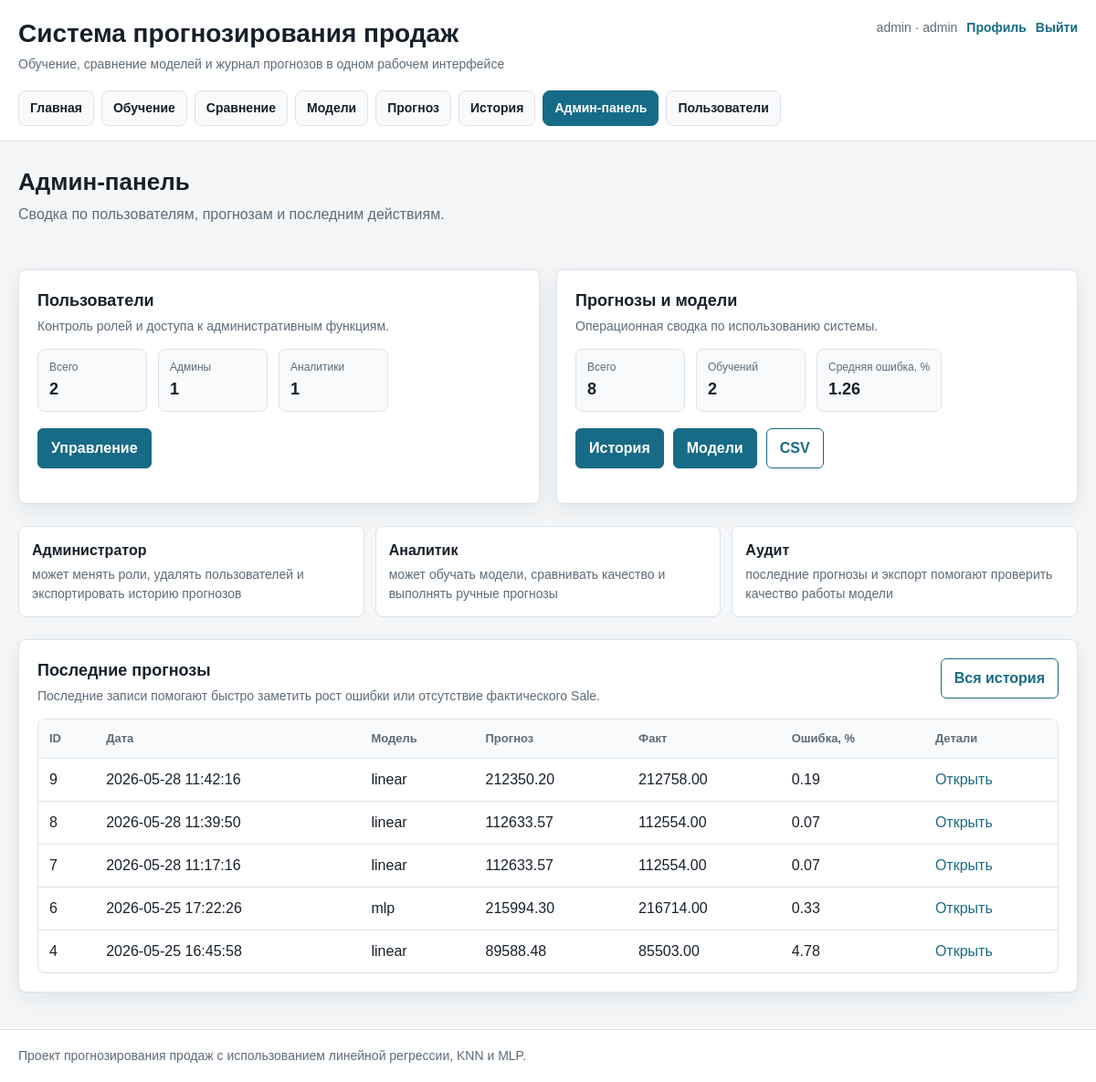
Page /admin (signed in) on the earlier database version.
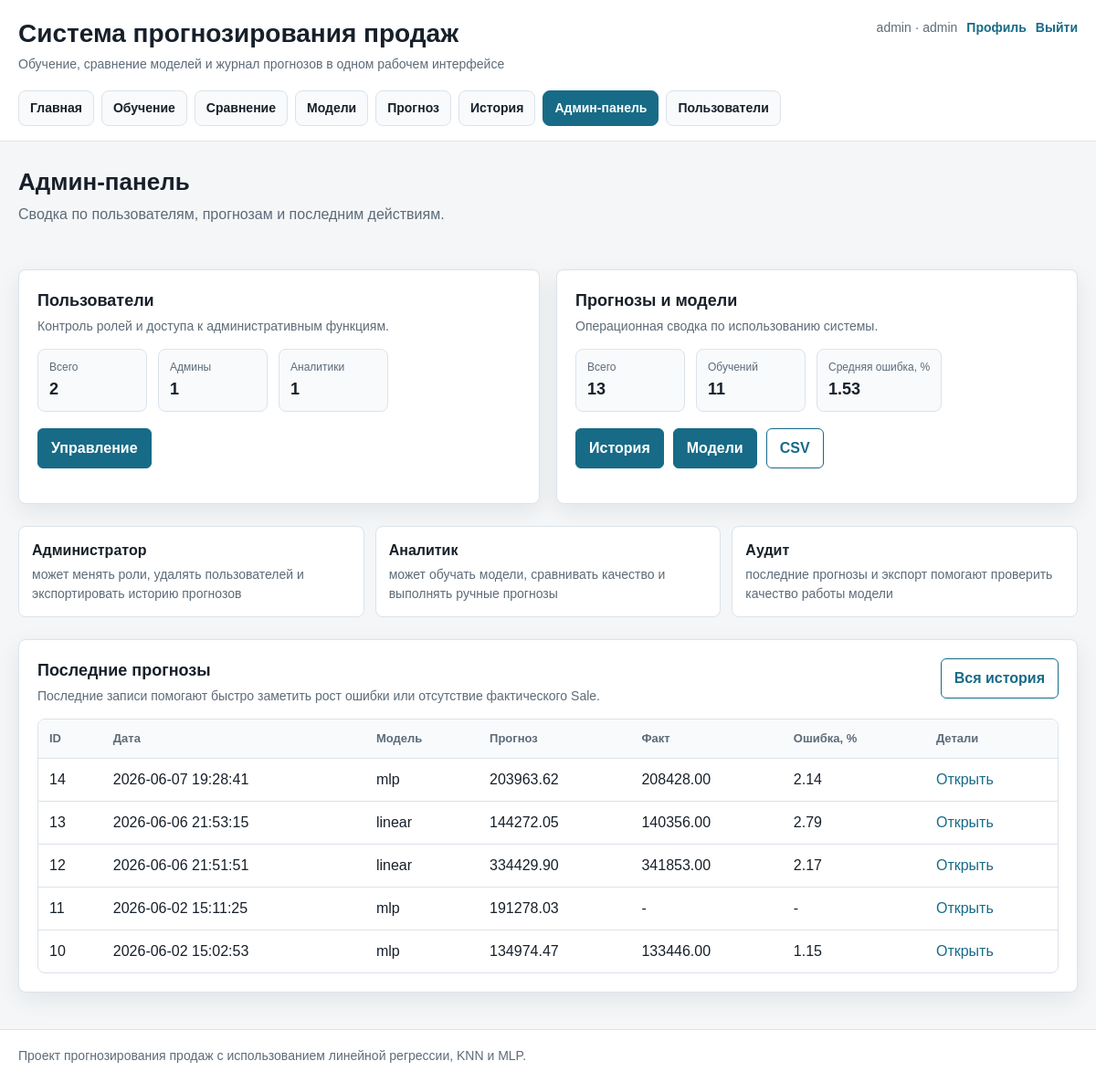
Same page on the later database version.
### tables this page shows
CREATE TABLE prediction_history (
            id INTEGER PRIMARY KEY AUTOINCREMENT,
            model_name TEXT NOT NULL,
            instrspending REAL NOT NULL,
            discount_value REAL NOT NULL,
            tvspending REAL NOT NULL,
            stockrate REAL NOT NULL,
            price REAL NOT NULL,
            radio REAL NOT NULL,
            onlineadsspending REAL NOT NULL,
            prediction REAL NOT NULL,
            actual_sale REAL,
            absolute_diff REAL,
            percent_diff REAL,
            created_at TEXT NOT NULL
        );

### app/auth.py (the view)
@auth_bp.route("/admin")
@login_required
@role_required("admin")
def admin_dashboard():
    stats = get_admin_dashboard_stats(current_app.config["DATABASE_PATH"])
    return render_template("admin.html", stats=stats)

### app/database/db.py (called while the page is built)
def get_connection(db_path: str):
    conn = sqlite3.connect(db_path)
    conn.row_factory = sqlite3.Row
    return conn

### app/templates/admin.html (shortened to what this page needs)
{% extends "base.html" %}
{% block content %}
<section class="dashboard-section">
    <div class="page-header">
        <div>
            <h2>Админ-панель</h2>
            <p>Сводка по пользователям, прогнозам и последним действиям.</p>
        </div>
    </div>
    <div class="dashboard-grid">
        <div class="dashboard-card">
            <div class="panel-heading">
                <div>
                    <h3>Пользователи</h3>
                    <p>Контроль ролей и доступа к административным функциям.</p>
                </div>
            </div>
            <div class="metric-row">
                <div class="metric-pill"><span>Всего</span><strong>{{ stats.total_users }}</strong></div>
                <div class="metric-pill"><span>Админы</span><strong>{{ stats.total_admins }}</strong></div>
                <div class="metric-pill"><span>Аналитики</span><strong>{{ stats.total_analysts }}</strong></div>
            </div>
            <div class="actions-row">
                <a class="button" href="{{ url_for('auth.users') }}">Управление</a>
            </div>
        </div>
        <div class="dashboard-card">
            <div class="panel-heading">
                <div>
                    <h3>Прогнозы и модели</h3>
                    <p>Операционная сводка по использованию системы.</p>
                </div>
            </div>
            <div class="metric-row">
                <div class="metric-pill"><span>Всего</span><strong>{{ stats.total_predictions }}</strong></div>
                <div class="metric-pill"><span>Обучений</span><strong>{{ stats.total_training_runs }}</strong></div>
                <div class="metric-pill">
                    <span>Средняя ошибка, %</span>
                    <strong>{{ stats.avg_percent_diff if stats.avg_percent_diff is not none else "-" }}</strong>
                </div>
            </div>
            <div class="actions-row">
                <a class="button" href="{{ url_for('main.prediction_history') }}">История</a>
                <a class="button" href="{{ url_for('main.trained_models') }}">Модели</a>
                <a class="button button-secondary" href="{{ url_for('main.export_history_csv') }}">CSV</a>
            </div>
        </div>
    </div>
    <div class="info-strip">
        <div>
            <strong>Администратор</strong>
            <span>может менять роли, удалять пользователей и экспортировать историю прогнозов</span>
        </div>
        <div>
            <strong>Аналитик</strong>
            <span>может обучать модели, сравнивать качество и выполнять ручные прогнозы</span>
        </div>
        <div>
            <strong>Аудит</strong>
            <span>последние прогнозы и экспорт помогают проверить качество работы модели</span>
        </div>
    </div>
    <div class="info-panel">
        <div class="panel-heading">
            <div>
                <h3>Последние прогнозы</h3>
                <p>Последние записи помогают быстро заметить рост ошибки или отсутствие фактического Sale.</p>
            </div>
            <a class="button button-secondary" href="{{ url_for('main.prediction_history') }}">Вся история</a>
        </div>
        {% if stats.recent_predictions %}
            <div class="table-wrapper">
                <table class="data-table">
                    <thead>
                        <tr>
                            <th>ID</th>
                            <th>Дата</th>
                            <th>Модель</th>
                            <th>Прогноз</th>
                            <th>Факт</th>
                            <th>Ошибка, %</th>
                            <th>Детали</th>
                        </tr>
                    </thead>
                    <tbody>
                        {% for row in stats.recent_predictions %}
                            <tr>
                                <td>{{ row["id"] }}</td>
                                <td>{{ row["created_at"] }}</td>
                                <td>{{ row["model_name"] }}</td>
                                <td>{{ "%.2f"|format(row["prediction"]) }}</td>
                                <td>{{ "%.2f"|format(row["actual_sale"]) if row["actual_sale"] is not none else "-" }}</td>
                                <td>{{ "%.2f"|format(row["percent_diff"]) if row["percent_diff"] is not none else "-" }}</td>
                                <td><a href="{{ url_for('main.prediction_detail', prediction_id=row['id']) }}">Открыть</a></td>
                            </tr>
                        {% endfor %}
                    </tbody>
                </table>
            </div>
        {% else %}
            <div class="empty-state">Прогнозов пока нет.</div>
        {% endif %}
    </div>
</section>
{% endblock %}

### app/templates/base.html (shortened to what this page needs)
<!DOCTYPE html>
<html lang="ru">
<head>
    <link rel="stylesheet" href="{{ url_for('static', filename='css/style.css') }}">
</head>
<body>
    <header class="site-header">
        <div class="header-container">
            <div class="brand-row">
                <div>
                    <h1 class="site-title">Система прогнозирования продаж</h1>
                    <p class="site-subtitle">Обучение, сравнение моделей и журнал прогнозов в одном рабочем интерфейсе</p>
                </div>
                <div class="user-bar">
                    {% if session.get("user_id") %}
                        <span>{{ session.get("username") }} · {{ session.get("user_role") }}</span>
                        <a href="{{ url_for('auth.profile') }}">Профиль</a>
                        <a href="{{ url_for('auth.logout') }}">Выйти</a>
                    {% else %}
                        <a href="{{ url_for('auth.login') }}">Войти</a>
                        <a href="{{ url_for('auth.register') }}">Регистрация</a>
                    {% endif %}
                </div>
            </div>
            <nav class="main-nav">
                <a href="{{ url_for('main.index') }}" class="{% if request.path == '/' %}active{% endif %}">Главная</a>
                {% if session.get("user_id") %}
                    <a href="{{ url_for('main.upload') }}" class="{% if request.path.startswith('/upload') %}active{% endif %}">Обучение</a>
                    <a href="{{ url_for('main.compare_models') }}" class="{% if request.path.startswith('/compare') %}active{% endif %}">Сравнение</a>
                    <a href="{{ url_for('main.trained_models') }}" class="{% if request.path.startswith('/models') %}active{% endif %}">Модели</a>
                    <a href="{{ url_for('main.predict_page') }}" class="{% if request.path.startswith('/predict') %}active{% endif %}">Прогноз</a>
                    <a href="{{ url_for('main.prediction_history') }}" class="{% if request.path.startswith('/history') %}active{% endif %}">История</a>
                    {% if session.get("user_role") == "admin" %}
                        <a href="{{ url_for('auth.admin_dashboard') }}" class="{% if request.path.startswith('/admin') %}active{% endif %}">Админ-панель</a>
                        <a href="{{ url_for('auth.users') }}" class="{% if request.path.startswith('/users') %}active{% endif %}">Пользователи</a>
                    {% endif %}
                {% endif %}
            </nav>
        </div>
    </header>
    <main>
        {% block content %}{% endblock %}
    </main>
    <footer class="site-footer">
        <div class="footer-container">
            <p>Проект прогнозирования продаж с использованием линейной регрессии, KNN и MLP.</p>
        </div>
    </footer>
</body>
</html>

Differences in the rows shown:
no longer on this page (row unchanged): prediction_history: id "9", created_at "2026-05-28 11:42:16", model_name "linear", prediction "212350.20", actual_sale "212758.00", percent_diff "0.19"
no longer on this page (row unchanged): prediction_history: id "8", created_at "2026-05-28 11:39:50", model_name "linear", prediction "112633.57", actual_sale "112554.00", percent_diff "0.07"
no longer on this page (row unchanged): prediction_history: id "7", created_at "2026-05-28 11:17:16", model_name "linear", prediction "112633.57", actual_sale "112554.00", percent_diff "0.07"
no longer on this page (row unchanged): prediction_history: id "6", created_at "2026-05-25 17:22:26", model_name "mlp", prediction "215994.30", actual_sale "216714.00", percent_diff "0.33"
no longer on this page (row unchanged): prediction_history: id "4", created_at "2026-05-25 16:45:58", model_name "linear", prediction "89588.48", actual_sale "85503.00", percent_diff "4.78"
added prediction_history: id "14", created_at "2026-06-07 19:28:41", model_name "mlp", prediction "203963.62", actual_sale "208428.00", percent_diff "2.14"
added prediction_history: id "13", created_at "2026-06-06 21:53:15", model_name "linear", prediction "144272.05", actual_sale "140356.00", percent_diff "2.79"
added prediction_history: id "12", created_at "2026-06-06 21:51:51", model_name "linear", prediction "334429.90", actual_sale "341853.00", percent_diff "2.17"
added prediction_history: id "11", created_at "2026-06-02 15:11:25", model_name "mlp", prediction "191278.03", actual_sale "-", percent_diff "-"
added prediction_history: id "10", created_at "2026-06-02 15:02:53", model_name "mlp", prediction "134974.47", actual_sale "133446.00", percent_diff "1.15"
Other differences:
{{ stats.total_predictions }}: "8" → "13"
{{ stats.total_training_runs }}: "2" → "11"
{{ stats.avg_percent_diff if stats.avg_percent_diff is not none else "-" }}: "1.26" → "1.53"
